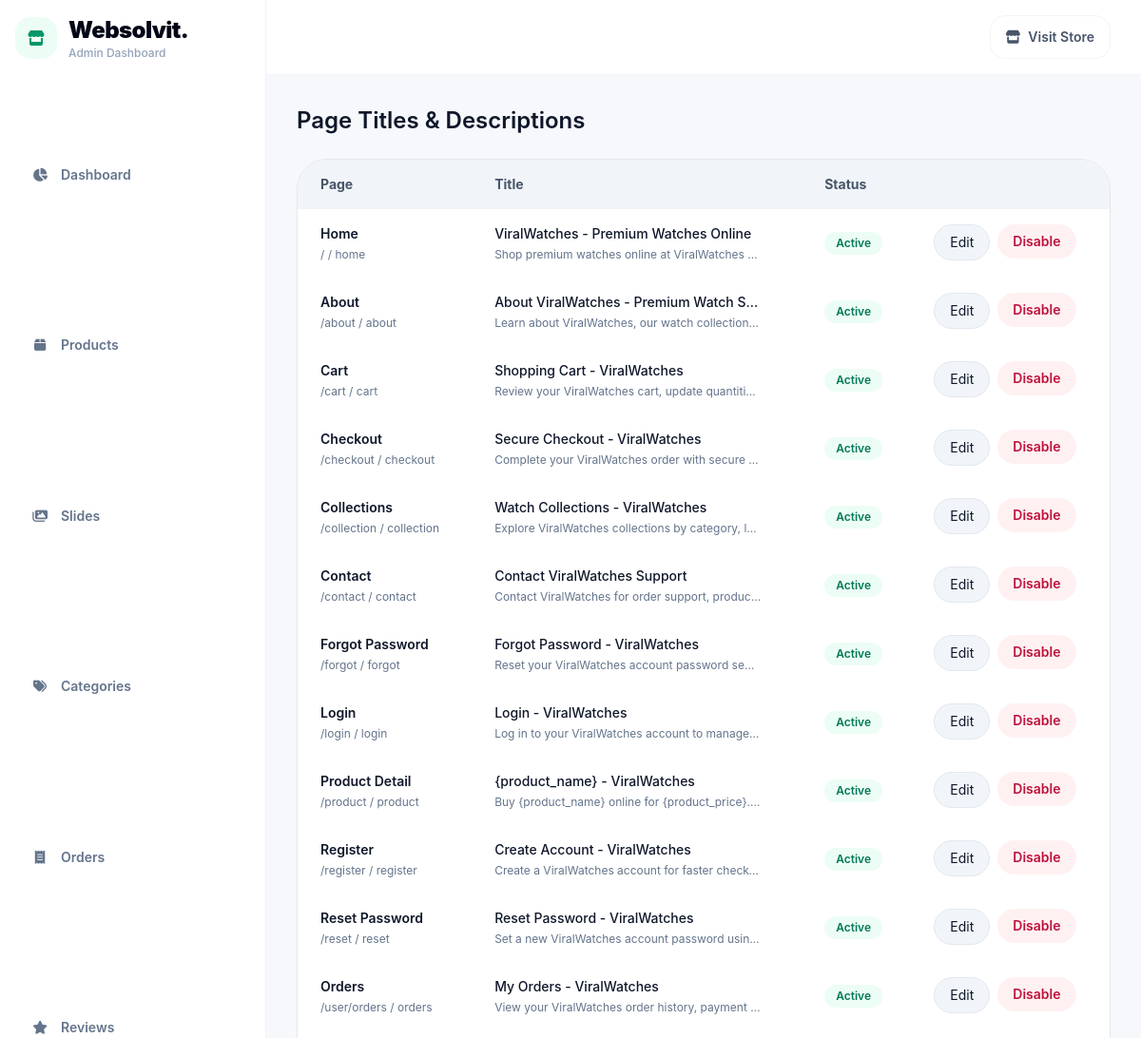
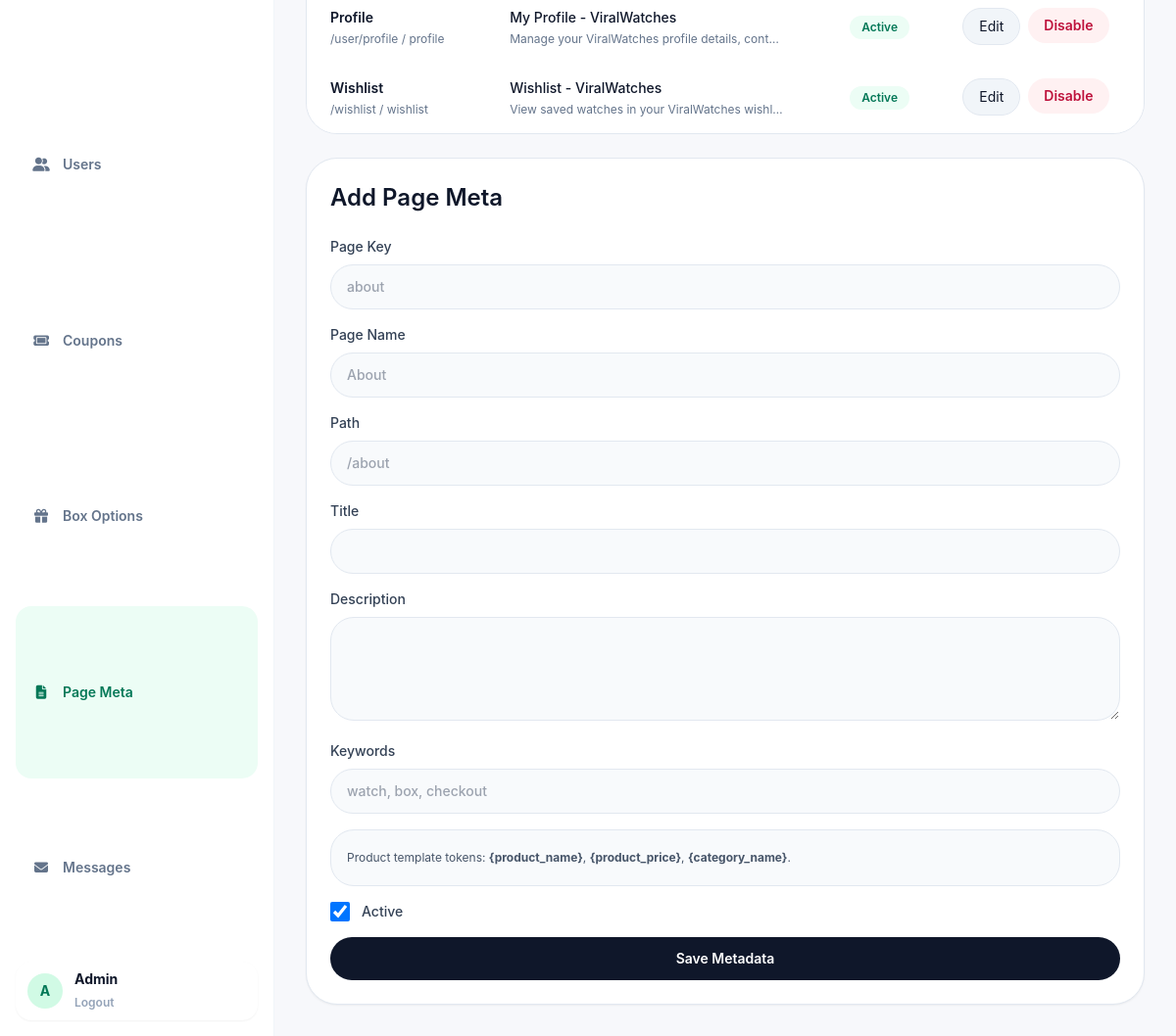
/admin/page-meta.php (signed in), run on the app's committed database (2 pictures, top to bottom).
### tables this page shows
CREATE TABLE IF NOT EXISTS page_meta (
    id INT UNSIGNED AUTO_INCREMENT PRIMARY KEY,
    page_key VARCHAR(80) NOT NULL,
    page_name VARCHAR(150) NOT NULL,
    path VARCHAR(180) NOT NULL,
    title VARCHAR(255) NOT NULL,
    description TEXT DEFAULT NULL,
    keywords VARCHAR(255) DEFAULT NULL,
    is_active TINYINT(1) NOT NULL DEFAULT 1,
    created_at TIMESTAMP NOT NULL DEFAULT CURRENT_TIMESTAMP,
    updated_at TIMESTAMP NULL DEFAULT NULL ON UPDATE CURRENT_TIMESTAMP,
    UNIQUE KEY uq_page_meta_key (page_key),
    UNIQUE KEY uq_page_meta_path (path)
);

### includes/functions.php (called while the page is built, shortened)
<?php
function sanitize($value) {
    return htmlspecialchars(trim($value), ENT_QUOTES, 'UTF-8');
}

### admin/page-meta.php (the view, shortened to what this page needs)
<?php
require_once __DIR__ . '/../includes/functions.php';
$meta = null;
$items = $pdo->query('SELECT * FROM page_meta ORDER BY path')->fetchAll();
require_once __DIR__ . '/_header.php';
?>
<div class="grid gap-6 xl:grid-cols-[68%_30%]">
    <div>
        <h2 class="text-2xl font-semibold text-slate-900">Page Titles & Descriptions</h2>
        <div class="mt-6 overflow-hidden rounded-[2rem] border border-slate-200">
            <table class="w-full border-separate border-spacing-0 text-left text-sm">
                <thead class="bg-slate-100 text-slate-600">
                    <tr>
                        <th class="px-6 py-4">Page</th>
                        <th class="px-6 py-4">Title</th>
                        <th class="px-6 py-4">Status</th>
                        <th class="px-6 py-4"></th>
                    </tr>
                </thead>
                <tbody>
                    <?php foreach ($items as $item): ?>
                        <tr class="border-t border-slate-200 bg-white">
                            <td class="px-6 py-4">
                                <p class="font-semibold text-slate-900"><?= sanitize($item['page_name']) ?></p>
                                <p class="mt-1 text-xs text-slate-500"><?= sanitize($item['path']) ?> / <?= sanitize($item['page_key']) ?></p>
                            </td>
                            <td class="px-6 py-4">
                                <p class="max-w-[280px] truncate font-medium text-slate-900"><?= sanitize($item['title']) ?></p>
                                <p class="mt-1 max-w-[280px] truncate text-xs text-slate-500"><?= sanitize($item['description'] ?? '') ?></p>
                            </td>
                            <td class="px-6 py-4">
                                <span class="inline-flex rounded-full px-3 py-1 text-xs font-semibold <?= $item['is_active'] ? 'bg-emerald-50 text-emerald-700' : 'bg-slate-100 text-slate-600' ?>">
                                    <?= $item['is_active'] ? 'Active' : 'Inactive' ?>
                                </span>
                            </td>
                            <td class="px-6 py-4 space-x-2 flex">
                                <a class="inline-flex rounded-full border border-slate-200 bg-slate-100 px-4 py-2 text-sm text-slate-900 hover:bg-slate-50" href="<?= BASE_URL ?>/admin/page-meta.php?edit=<?= $item['id'] ?>">Edit</a>
                                <form class="inline" method="post" onsubmit="return confirm('Disable this page metadata?');">
                                    <button class="inline-flex rounded-full bg-rose-50 px-4 py-2 text-sm font-semibold text-rose-700 hover:bg-rose-100">Disable</button>
                                </form>
                            </td>
                        </tr>
                    <?php endforeach; ?>
                </tbody>
            </table>
        </div>
    </div>
    <aside class="rounded-[2rem] border border-slate-200 bg-white p-6 shadow-sm">
        <h2 class="text-2xl font-semibold text-slate-900"><?= $meta ? 'Edit Page Meta' : 'Add Page Meta' ?></h2>
        <form method="post" class="mt-6 space-y-4">
            <label class="block text-sm font-medium text-slate-700">Page Key<input name="page_key" value="<?= sanitize($meta['page_key'] ?? '') ?>" placeholder="about" required class="mt-2 w-full rounded-3xl border border-slate-200 bg-slate-50 px-4 py-3 text-slate-900 outline-none focus:border-slate-900" /></label>
            <label class="block text-sm font-medium text-slate-700">Page Name<input name="page_name" value="<?= sanitize($meta['page_name'] ?? '') ?>" placeholder="About" required class="mt-2 w-full rounded-3xl border border-slate-200 bg-slate-50 px-4 py-3 text-slate-900 outline-none focus:border-slate-900" /></label>
            <label class="block text-sm font-medium text-slate-700">Path<input name="path" value="<?= sanitize($meta['path'] ?? '') ?>" placeholder="/about" required class="mt-2 w-full rounded-3xl border border-slate-200 bg-slate-50 px-4 py-3 text-slate-900 outline-none focus:border-slate-900" /></label>
            <label class="block text-sm font-medium text-slate-700">Title<input name="title" value="<?= sanitize($meta['title'] ?? '') ?>" required class="mt-2 w-full rounded-3xl border border-slate-200 bg-slate-50 px-4 py-3 text-slate-900 outline-none focus:border-slate-900" /></label>
            <label class="block text-sm font-medium text-slate-700">Description<textarea name="description" rows="4" class="mt-2 w-full rounded-3xl border border-slate-200 bg-slate-50 px-4 py-3 text-slate-900 outline-none focus:border-slate-900"><?= sanitize($meta['description'] ?? '') ?></textarea></label>
            <label class="block text-sm font-medium text-slate-700">Keywords<input name="keywords" value="<?= sanitize($meta['keywords'] ?? '') ?>" placeholder="watch, box, checkout" class="mt-2 w-full rounded-3xl border border-slate-200 bg-slate-50 px-4 py-3 text-slate-900 outline-none focus:border-slate-900" /></label>
            <div class="rounded-3xl border border-slate-200 bg-slate-50 p-4 text-xs leading-6 text-slate-600">
                Product template tokens: <strong>{product_name}</strong>, <strong>{product_price}</strong>, <strong>{category_name}</strong>.
            </div>
            <label class="flex items-center gap-3 text-sm font-medium text-slate-700"><input type="checkbox" name="is_active" class="h-5 w-5 rounded border-slate-300 text-brand focus:ring-brand" <?= !isset($meta['is_active']) || $meta['is_active'] ? 'checked' : '' ?> /> Active</label>
            <button class="inline-flex w-full items-center justify-center rounded-3xl bg-slate-900 px-6 py-3 text-sm font-semibold text-white hover:bg-slate-800">Save Metadata</button>
        </form>
    </aside>
</div>
<?php require_once __DIR__ . '/_footer.php'; ?>

### data on the page
page_meta: page_name "Home", path "/", page_key "home", title "ViralWatches - Premium Watches Online", description "Shop premium watches online at ViralWatches…", is_active "Active"
page_meta: page_name "About", path "/about", page_key "about", title "About ViralWatches - Premium Watch S…", description "Learn about ViralWatches, our watch collection…", is_active "Active"
page_meta: page_name "Cart", path "/cart", page_key "cart", title "Shopping Cart - ViralWatches", description "Review your ViralWatches cart, update quantiti…", is_active "Active"
page_meta: page_name "Checkout", path "/checkout", page_key "checkout", title "Secure Checkout - ViralWatches", description "Complete your ViralWatches order with secure…", is_active "Active"
page_meta: page_name "Collections", path "/collection", page_key "collection", title "Watch Collections - ViralWatches", description "Explore ViralWatches collections by category, l…", is_active "Active"
page_meta: page_name "Contact", path "/contact", page_key "contact", title "Contact ViralWatches Support", description "Contact ViralWatches for order support, produc…", is_active "Active"
page_meta: page_name "Forgot Password", path "/forgot", page_key "forgot", title "Forgot Password - ViralWatches", description "Reset your ViralWatches account password se…", is_active "Active"
page_meta: page_name "Login", path "/login", page_key "login", title "Login - ViralWatches", description "Log in to your ViralWatches account to manage…", is_active "Active"
page_meta: page_name "Product Detail", path "/product", page_key "product", title "{product_name} - ViralWatches", description "Buy {product_name} online for {product_price}.…", is_active "Active"
page_meta: page_name "Register", path "/register", page_key "register", title "Create Account - ViralWatches", description "Create a ViralWatches account for faster check…", is_active "Active"
page_meta: page_name "Reset Password", path "/reset", page_key "reset", title "Reset Password - ViralWatches", description "Set a new ViralWatches account password usin…", is_active "Active"
page_meta: page_name "Orders", path "/user/orders", page_key "orders", title "My Orders - ViralWatches", description "View your ViralWatches order history, payment…", is_active "Active"
page_meta: page_name "Profile", path "/user/profile", page_key "profile", title "My Profile - ViralWatches", description "Manage your ViralWatches profile details, cont…", is_active "Active"
page_meta: page_name "Wishlist", path "/wishlist", page_key "wishlist", title "Wishlist - ViralWatches", description "View saved watches in your ViralWatches wishl…", is_active "Active"

### other printed values
$item[1] "Dashboard"
$item[1] "Products"
$item[1] "Slides"
$item[1] "Categories"
$item[1] "Orders"
$item[1] "Reviews"
$item[1] "Users"
$item[1] "Coupons"
$item[1] "Box Options"
$item[1] "Page Meta"
$item[1] "Messages"
substr($adminName, 0, 1) "A"
$adminName "Admin"
